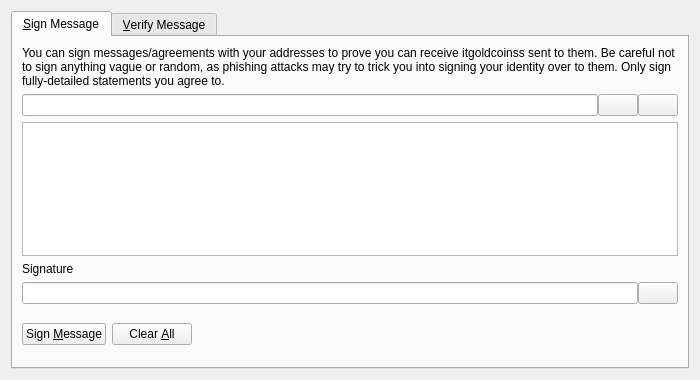
<?xml version="1.0" encoding="UTF-8"?>
<ui version="4.0">
 <class>SignVerifyMessageDialog</class>
 <widget class="QDialog" name="SignVerifyMessageDialog">
  <property name="geometry">
   <rect>
    <x>0</x>
    <y>0</y>
    <width>700</width>
    <height>380</height>
   </rect>
  </property>
  <property name="windowTitle">
   <string>Signatures - Sign / Verify a Message</string>
  </property>
  <property name="modal">
   <bool>true</bool>
  </property>
  <layout class="QVBoxLayout" name="verticalLayout">
   <item>
    <widget class="QTabWidget" name="tabWidget">
     <property name="currentIndex">
      <number>0</number>
     </property>
     <widget class="QWidget" name="tabSignMessage">
      <attribute name="title">
       <string>&amp;Sign Message</string>
      </attribute>
      <layout class="QVBoxLayout" name="verticalLayout_SM">
       <item>
        <widget class="QLabel" name="infoLabel_SM">
         <property name="text">
          <string>You can sign messages/agreements with your addresses to prove you can receive itgoldcoinss sent to them. Be careful not to sign anything vague or random, as phishing attacks may try to trick you into signing your identity over to them. Only sign fully-detailed statements you agree to.</string>
         </property>
         <property name="textFormat">
          <enum>Qt::PlainText</enum>
         </property>
         <property name="wordWrap">
          <bool>true</bool>
         </property>
        </widget>
       </item>
       <item>
        <layout class="QHBoxLayout" name="horizontalLayout_1_SM">
         <property name="spacing">
          <number>0</number>
         </property>
         <item>
          <widget class="QValidatedLineEdit" name="addressIn_SM">
           <property name="toolTip">
            <string>The Itgoldcoins address to sign the message with</string>
           </property>
          </widget>
         </item>
         <item>
          <widget class="QPushButton" name="addressBookButton_SM">
           <property name="toolTip">
            <string>Choose previously used address</string>
           </property>
           <property name="text">
            <string/>
           </property>
           <property name="icon">
            <iconset resource="../itgoldcoins.qrc">
             <normaloff>:/icons/address-book</normaloff>:/icons/address-book</iconset>
           </property>
           <property name="shortcut">
            <string>Alt+A</string>
           </property>
           <property name="autoDefault">
            <bool>false</bool>
           </property>
          </widget>
         </item>
         <item>
          <widget class="QPushButton" name="pasteButton_SM">
           <property name="toolTip">
            <string>Paste address from clipboard</string>
           </property>
           <property name="text">
            <string/>
           </property>
           <property name="icon">
            <iconset resource="../itgoldcoins.qrc">
             <normaloff>:/icons/editpaste</normaloff>:/icons/editpaste</iconset>
           </property>
           <property name="shortcut">
            <string>Alt+P</string>
           </property>
           <property name="autoDefault">
            <bool>false</bool>
           </property>
          </widget>
         </item>
        </layout>
       </item>
       <item>
        <widget class="QPlainTextEdit" name="messageIn_SM">
         <property name="toolTip">
          <string>Enter the message you want to sign here</string>
         </property>
        </widget>
       </item>
       <item>
        <widget class="QLabel" name="signatureLabel_SM">
         <property name="text">
          <string>Signature</string>
         </property>
         <property name="textFormat">
          <enum>Qt::PlainText</enum>
         </property>
        </widget>
       </item>
       <item>
        <layout class="QHBoxLayout" name="horizontalLayout_2_SM">
         <property name="spacing">
          <number>0</number>
         </property>
         <item>
          <widget class="QLineEdit" name="signatureOut_SM">
           <property name="font">
            <font>
             <italic>true</italic>
            </font>
           </property>
           <property name="readOnly">
            <bool>true</bool>
           </property>
          </widget>
         </item>
         <item>
          <widget class="QPushButton" name="copySignatureButton_SM">
           <property name="toolTip">
            <string>Copy the current signature to the system clipboard</string>
           </property>
           <property name="text">
            <string/>
           </property>
           <property name="icon">
            <iconset resource="../itgoldcoins.qrc">
             <normaloff>:/icons/editcopy</normaloff>:/icons/editcopy</iconset>
           </property>
           <property name="autoDefault">
            <bool>false</bool>
           </property>
          </widget>
         </item>
        </layout>
       </item>
       <item>
        <layout class="QHBoxLayout" name="horizontalLayout_3_SM">
         <item>
          <widget class="QPushButton" name="signMessageButton_SM">
           <property name="toolTip">
            <string>Sign the message to prove you own this Itgoldcoins address</string>
           </property>
           <property name="text">
            <string>Sign &amp;Message</string>
           </property>
           <property name="icon">
            <iconset resource="../itgoldcoins.qrc">
             <normaloff>:/icons/edit</normaloff>:/icons/edit</iconset>
           </property>
           <property name="autoDefault">
            <bool>false</bool>
           </property>
          </widget>
         </item>
         <item>
          <widget class="QPushButton" name="clearButton_SM">
           <property name="toolTip">
            <string>Reset all sign message fields</string>
           </property>
           <property name="text">
            <string>Clear &amp;All</string>
           </property>
           <property name="icon">
            <iconset resource="../itgoldcoins.qrc">
             <normaloff>:/icons/remove</normaloff>:/icons/remove</iconset>
           </property>
           <property name="autoDefault">
            <bool>false</bool>
           </property>
          </widget>
         </item>
         <item>
          <spacer name="horizontalSpacer_1_SM">
           <property name="orientation">
            <enum>Qt::Horizontal</enum>
           </property>
           <property name="sizeHint" stdset="0">
            <size>
             <width>40</width>
             <height>48</height>
            </size>
           </property>
          </spacer>
         </item>
         <item>
          <widget class="QLabel" name="statusLabel_SM">
           <property name="font">
            <font>
             <weight>75</weight>
             <bold>true</bold>
            </font>
           </property>
           <property name="text">
            <string/>
           </property>
           <property name="wordWrap">
            <bool>true</bool>
           </property>
          </widget>
         </item>
         <item>
          <spacer name="horizontalSpacer_2_SM">
           <property name="orientation">
            <enum>Qt::Horizontal</enum>
           </property>
           <property name="sizeHint" stdset="0">
            <size>
             <width>40</width>
             <height>48</height>
            </size>
           </property>
          </spacer>
         </item>
        </layout>
       </item>
      </layout>
     </widget>
     <widget class="QWidget" name="tabVerifyMessage">
      <attribute name="title">
       <string>&amp;Verify Message</string>
      </attribute>
      <layout class="QVBoxLayout" name="verticalLayout_VM">
       <item>
        <widget class="QLabel" name="infoLabel_VM">
         <property name="text">
          <string>Enter the receiver's address, message (ensure you copy line breaks, spaces, tabs, etc. exactly) and signature below to verify the message. Be careful not to read more into the signature than what is in the signed message itself, to avoid being tricked by a man-in-the-middle attack. Note that this only proves the signing party receives with the address, it cannot prove sendership of any transaction!</string>
         </property>
         <property name="textFormat">
          <enum>Qt::PlainText</enum>
         </property>
         <property name="alignment">
          <set>Qt::AlignLeading|Qt::AlignLeft|Qt::AlignTop</set>
         </property>
         <property name="wordWrap">
          <bool>true</bool>
         </property>
        </widget>
       </item>
       <item>
        <layout class="QHBoxLayout" name="horizontalLayout_1_VM">
         <property name="spacing">
          <number>0</number>
         </property>
         <item>
          <widget class="QValidatedLineEdit" name="addressIn_VM">
           <property name="toolTip">
            <string>The Itgoldcoins address the message was signed with</string>
           </property>
          </widget>
         </item>
         <item>
          <widget class="QPushButton" name="addressBookButton_VM">
           <property name="toolTip">
            <string>Choose previously used address</string>
           </property>
           <property name="text">
            <string/>
           </property>
           <property name="icon">
            <iconset resource="../itgoldcoins.qrc">
             <normaloff>:/icons/address-book</normaloff>:/icons/address-book</iconset>
           </property>
           <property name="shortcut">
            <string>Alt+A</string>
           </property>
           <property name="autoDefault">
            <bool>false</bool>
           </property>
          </widget>
         </item>
        </layout>
       </item>
       <item>
        <widget class="QPlainTextEdit" name="messageIn_VM"/>
       </item>
       <item>
        <widget class="QValidatedLineEdit" name="signatureIn_VM"/>
       </item>
       <item>
        <layout class="QHBoxLayout" name="horizontalLayout_2_VM">
         <item>
          <widget class="QPushButton" name="verifyMessageButton_VM">
           <property name="toolTip">
            <string>Verify the message to ensure it was signed with the specified Itgoldcoins address</string>
           </property>
           <property name="text">
            <string>Verify &amp;Message</string>
           </property>
           <property name="icon">
            <iconset resource="../itgoldcoins.qrc">
             <normaloff>:/icons/transaction_0</normaloff>:/icons/transaction_0</iconset>
           </property>
           <property name="autoDefault">
            <bool>false</bool>
           </property>
          </widget>
         </item>
         <item>
          <widget class="QPushButton" name="clearButton_VM">
           <property name="toolTip">
            <string>Reset all verify message fields</string>
           </property>
           <property name="text">
            <string>Clear &amp;All</string>
           </property>
           <property name="icon">
            <iconset resource="../itgoldcoins.qrc">
             <normaloff>:/icons/remove</normaloff>:/icons/remove</iconset>
           </property>
           <property name="autoDefault">
            <bool>false</bool>
           </property>
          </widget>
         </item>
         <item>
          <spacer name="horizontalSpacer_1_VM">
           <property name="orientation">
            <enum>Qt::Horizontal</enum>
           </property>
           <property name="sizeHint" stdset="0">
            <size>
             <width>40</width>
             <height>48</height>
            </size>
           </property>
          </spacer>
         </item>
         <item>
          <widget class="QLabel" name="statusLabel_VM">
           <property name="font">
            <font>
             <weight>75</weight>
             <bold>true</bold>
            </font>
           </property>
           <property name="text">
            <string/>
           </property>
           <property name="wordWrap">
            <bool>true</bool>
           </property>
          </widget>
         </item>
         <item>
          <spacer name="horizontalSpacer_2_VM">
           <property name="orientation">
            <enum>Qt::Horizontal</enum>
           </property>
           <property name="sizeHint" stdset="0">
            <size>
             <width>40</width>
             <height>48</height>
            </size>
           </property>
          </spacer>
         </item>
        </layout>
       </item>
      </layout>
     </widget>
    </widget>
   </item>
  </layout>
 </widget>
 <customwidgets>
  <customwidget>
   <class>QValidatedLineEdit</class>
   <extends>QLineEdit</extends>
   <header>qvalidatedlineedit.h</header>
  </customwidget>
 </customwidgets>
 <resources>
  <include location="../itgoldcoins.qrc"/>
 </resources>
 <connections/>
</ui>
